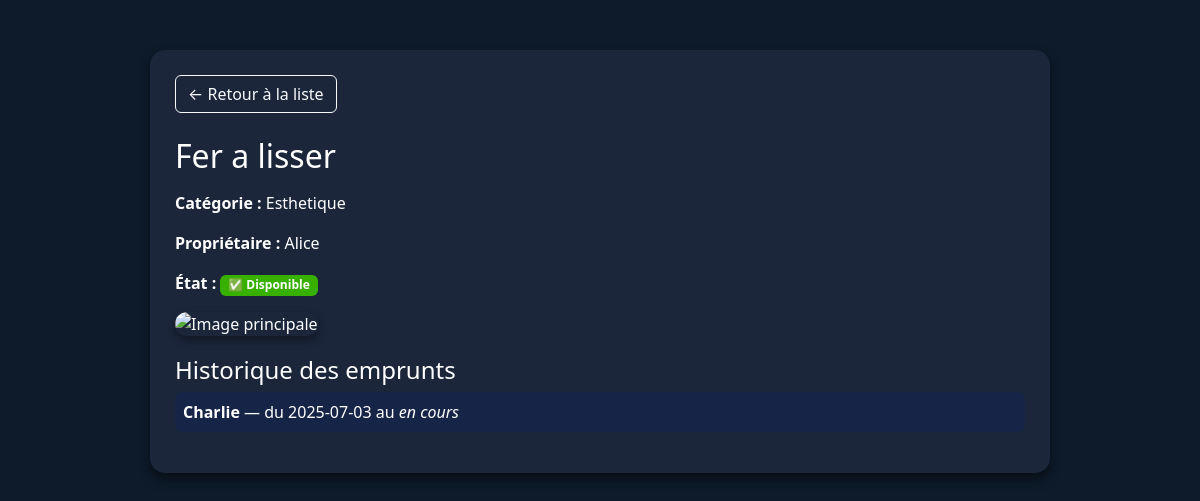
Page /fiche_objet.php?id=2 on the committed database.
### tables this page shows
CREATE TABLE objet (
    id_objet int PRIMARY KEY auto_increment,
    nom_objet VARCHAR (100),
    id_categorie int ,
    id_membre int

);

CREATE TABLE categorie_objet(
    id_categorie int PRIMARY KEY auto_increment,
    nom_categorie VARCHAR (100)
);

CREATE TABLE membre (
    id_membre int PRIMARY KEY auto_increment,
    nom VARCHAR (100),
    date_naissance DATE,
    genre ENUM('H', 'F'),
    email VARCHAR (100),
    ville VARCHAR (100),
    mdp VARCHAR (100),
    image_profil VARCHAR (100)

);

CREATE TABLE emprunt (
    id_emprunt int PRIMARY KEY auto_increment,
    id_objet int,
    id_membre int,
    date_emprunt date ,
    date_retour date

);

### fiche_objet.php (the view, shortened to what this page needs)
<?php
require 'db.php';
$id_objet = intval($_GET['id']);
$sql_objet = "
    SELECT o.nom_objet, c.nom_categorie, m.nom AS nom_membre,
           (SELECT date_retour FROM emprunt WHERE id_objet = o.id_objet AND date_retour IS NULL LIMIT 1) AS en_cours
    FROM objet o
    JOIN categorie_objet c ON o.id_categorie = c.id_categorie
    JOIN membre m ON o.id_membre = m.id_membre
    WHERE o.id_objet = $id_objet
";
$result_objet = mysqli_query($dataBase, $sql_objet);
$objet = mysqli_fetch_assoc($result_objet);
$sql_historique = "
    SELECT m.nom, e.date_emprunt, e.date_retour
    FROM emprunt e
    JOIN membre m ON e.id_membre = m.id_membre
    WHERE e.id_objet = $id_objet
    ORDER BY e.date_emprunt DESC
";
$result_historique = mysqli_query($dataBase, $sql_historique);
?>
<!DOCTYPE html>
<html lang="fr">
<head>
  <link href="https://cdn.jsdelivr.net/npm/bootstrap@5.3.0/dist/css/bootstrap.min.css" rel="stylesheet" />
</head>
<body>
<div class="container">
  <a href="liste_objet.php" class="btn btn-outline-light mb-4">← Retour à la liste</a>
  <h2 class="mb-3"><?= htmlspecialchars($objet['nom_objet']) ?></h2>
  <p><strong>Catégorie :</strong> <?= htmlspecialchars($objet['nom_categorie']) ?></p>
  <p><strong>Propriétaire :</strong> <?= htmlspecialchars($objet['nom_membre']) ?></p>
  <p>
    <strong>État :</strong>
    <?php if ($objet['en_cours']): ?>
      <span class="badge badge-borrowed">⛔ Emprunté jusqu’à <?= htmlspecialchars($objet['en_cours']) ?></span>
    <?php else: ?>
      <span class="badge badge-available">✅ Disponible</span>
    <?php endif; ?>
  </p>
  <div>
    <?php
      $images = [];
      $main_image = $images[0] ?? 'default.jpg';
    ?>
    <img src="uploads/<?= htmlspecialchars($main_image) ?>" id="mainImage" class="image-main" alt="Image principale">
  </div>
  <h4>Historique des emprunts</h4>
  <?php if (mysqli_num_rows($result_historique) > 0): ?>
    <ul class="list-unstyled history-list p-0">
      <?php while ($hist = mysqli_fetch_assoc($result_historique)) : ?>
        <li class="p-2">
          <strong><?= htmlspecialchars($hist['nom']) ?></strong>
          — du <?= htmlspecialchars($hist['date_emprunt']) ?>
          au <?= $hist['date_retour'] ? htmlspecialchars($hist['date_retour']) : '<em>en cours</em>' ?>
        </li>
      <?php endwhile; ?>
    </ul>
  <?php else: ?>
    <p class="fst-italic text-muted">Aucun historique d’emprunt pour cet objet.</p>
  <?php endif; ?>
</div>

### fiche_objet.php (style rules this page uses)
body { background-color: #0d1b2a; color: white; min-height: 100vh; }
.container { max-width: 900px; margin: 50px auto; background-color: #1b263b; padding: 25px; border-radius: 15px; box-shadow: 0 6px 12px rgba(0,0,0,0.5); }
.badge-available { background-color: #38b000; }
.image-main { width: 100%; height: 350px; object-fit: cover; border-radius: 15px; box-shadow: 0 4px 8px rgba(0,0,0,0.4); margin-bottom: 20px; }
.history-list li { background-color: #162447; margin-bottom: 8px; border-radius: 8px; }

### rows in the picture
objet: nom_objet "Fer a lisser", id_categorie.nom_categorie "Esthetique", id_membre.nom "Alice"
emprunt: id_membre.nom "Charlie", date_emprunt "2025-07-03", shows "en cours"
